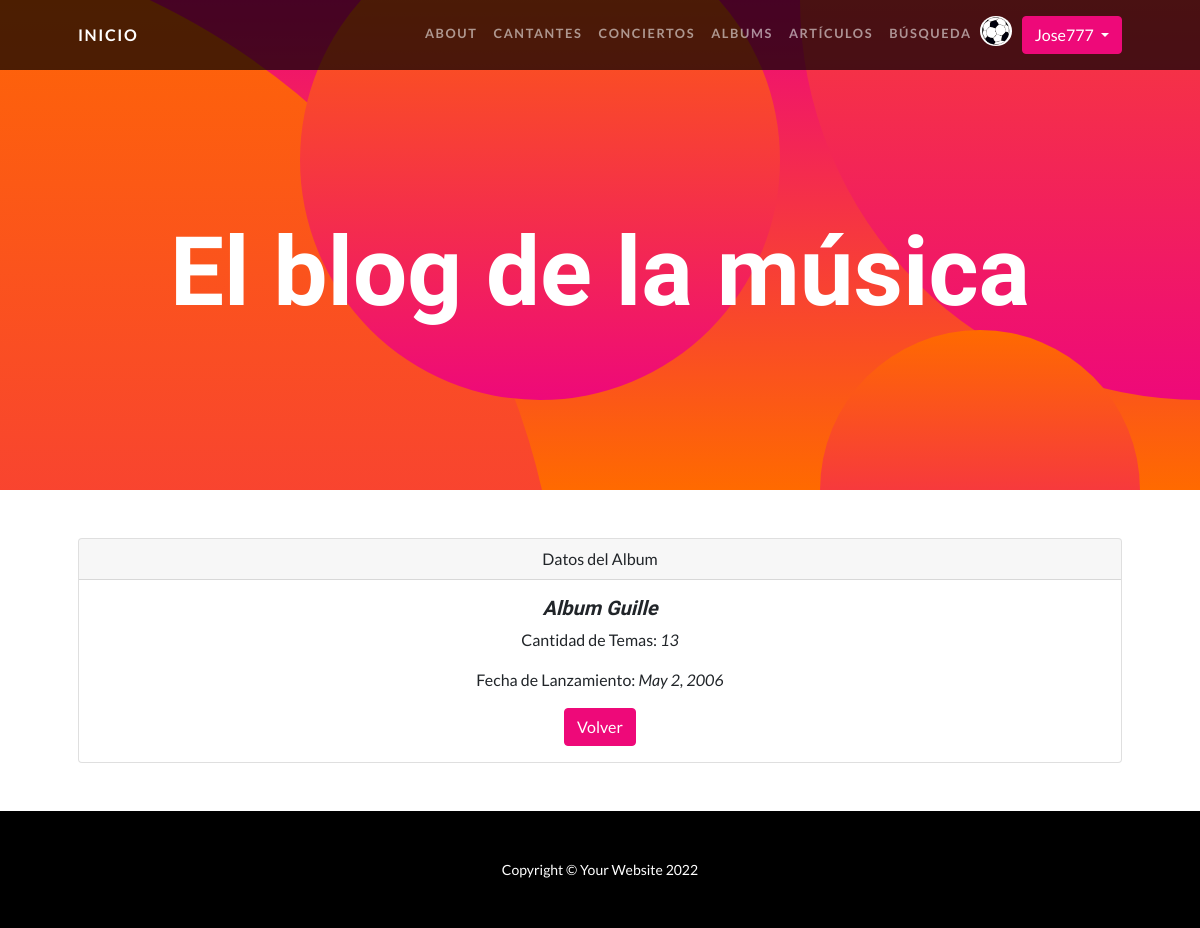
/AppBlog/detalle_album/8 (signed in), run on an earlier commit of the app's database.
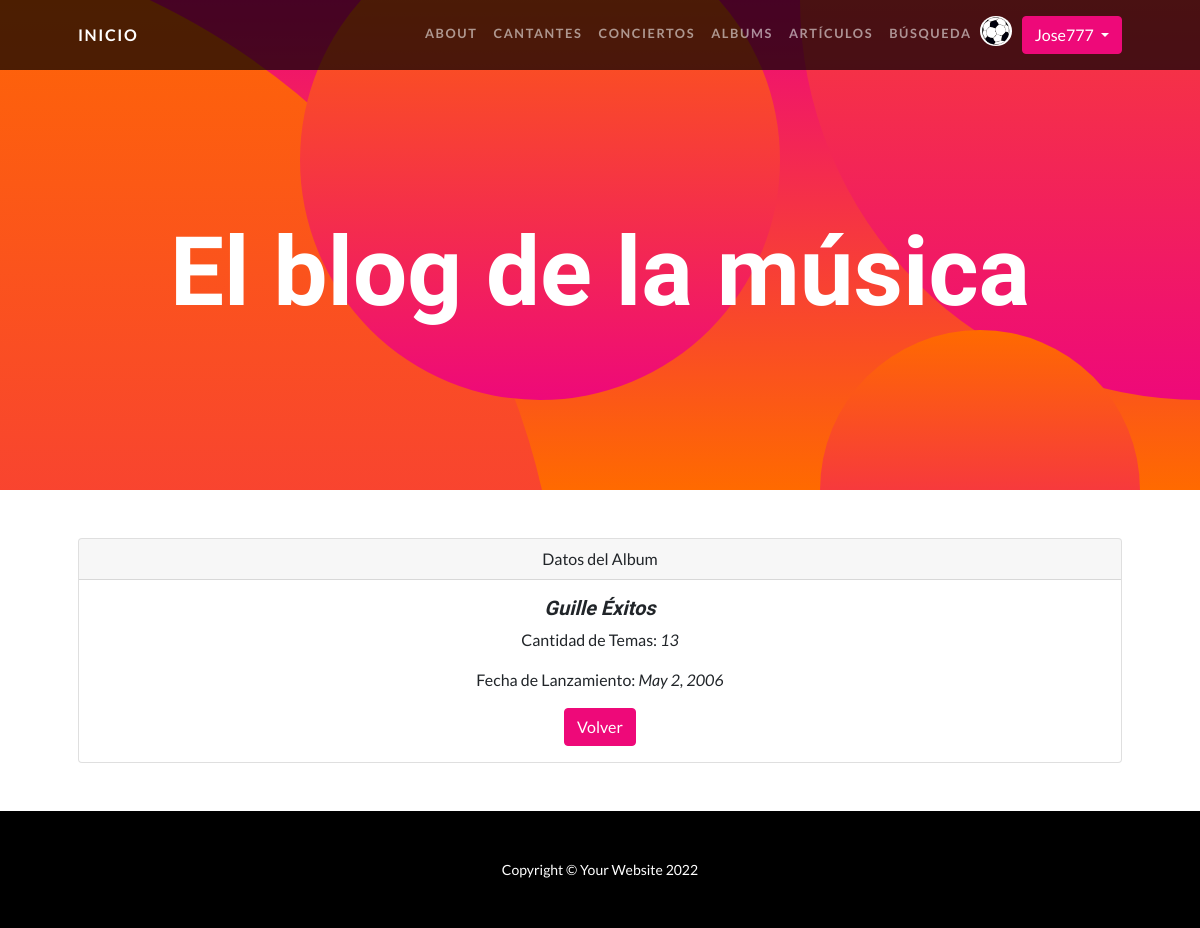
And on a later commit of the database.
### AppBlog/models.py (models this page shows, shortened)
class Album(models.Model):
    nombre = models.CharField(max_length=30)
    cant_temas = models.IntegerField()
    fecha_de_lanzamiento = models.DateField(null=True)

### AppBlog/views.py (the view)
# urls.py: path("detalle_album/<pk>", AlbumDetail.as_view(), name="AlbumDetail"),
class AlbumDetail(LoginRequiredMixin, DetailView):
    model = Album
    template_name = "AppBlog/album_detalle.html"

### AppBlog/templates/AppBlog/album_detalle.html
{% extends "AppBlog/padre.html" %}
{% load static %}
{% block contenidoQueCambia %}
<div class="container px-5 my-5">
    <div class="card text-center">
        <div class="card-header">
         Datos del Album
        </div>
        <div class="card-body">
          <h5 class="card-title"><i>{{ album.nombre }} </i></h5>
          <p class="card-text">Cantidad de Temas: <i> {{album.cant_temas}}</i></p>
          <p class="card-text">Fecha de Lanzamiento: <i> {{album.fecha_de_lanzamiento}}</i></p>
          <a href="{% url 'albums' %}" class="btn btn-primary">Volver</a>
        </div>
    </div>
</div>
{% endblock %}

What changed in the data, as far as the page shows it:
changed Album: nombre "Album Guille" → "Guille Éxitos"
